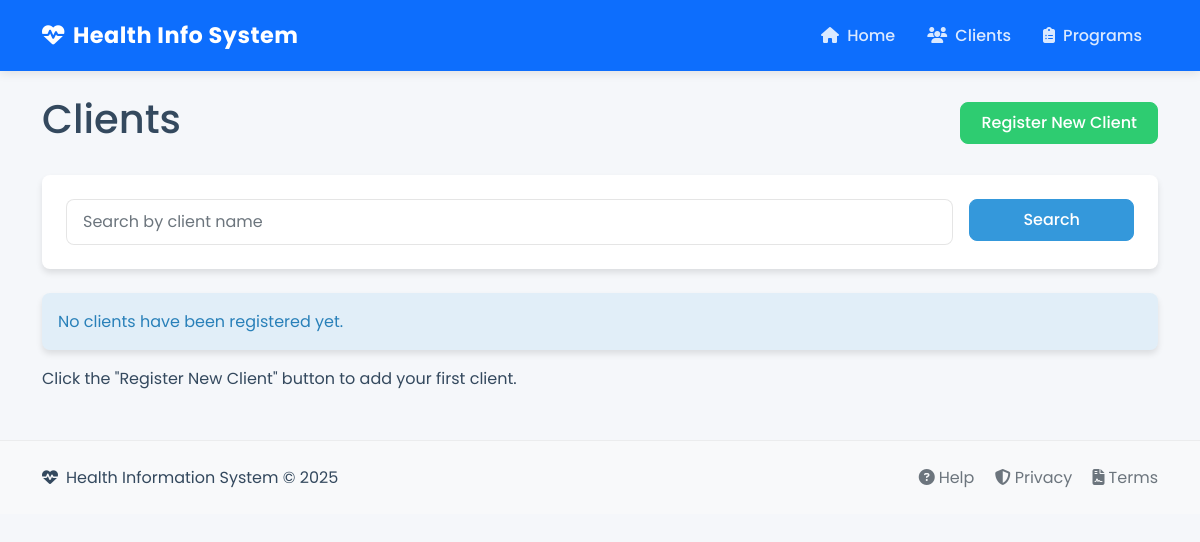
The app's page /clients, older data.
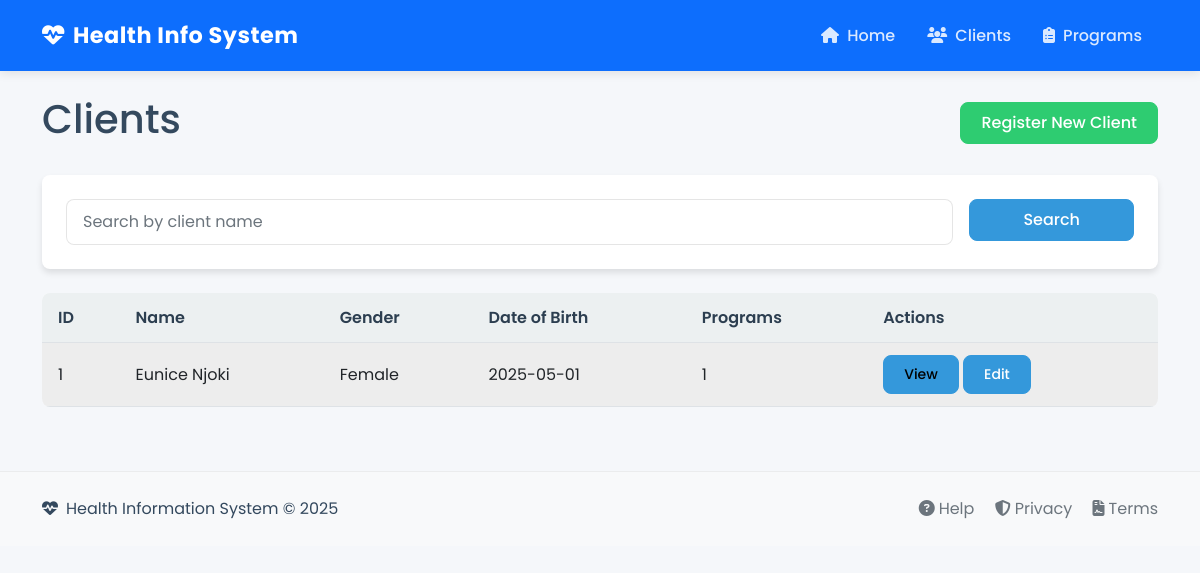
The same page, newer data.
### models/client.py (models this page shows, shortened)
class Client(db.Model):
    id = db.Column(db.Integer, primary_key=True)
    first_name = db.Column(db.String(50), nullable=False)
    last_name = db.Column(db.String(50), nullable=False)
    date_of_birth = db.Column(db.Date, nullable=False)
    gender = db.Column(db.String(10), nullable=False)
    phone = db.Column(db.String(15))
    email = db.Column(db.String(120))
    address = db.Column(db.String(200))
    created_at = db.Column(db.DateTime, default=datetime.utcnow)
    updated_at = db.Column(db.DateTime, default=datetime.utcnow, onupdate=datetime.utcnow)
    programs = db.relationship('Program', secondary=client_program,
                              backref=db.backref('clients', lazy='dynamic'))

### routes/web.py (the view)
@web.route('/clients')
def clients():
    search_term = request.args.get('search', '')
    if search_term:
        clients = ClientService.search_clients(search_term)
    else:
        clients = ClientService.get_all_clients()
    return render_template('clients.html', clients=clients, search_term=search_term)

### services/client_service.py (called while the page is built)
    @staticmethod
    def get_all_clients():
        return Client.query.all()

### templates/clients.html (shortened to what this page needs)
{% extends 'base.html' %}
{% block content %}
<div class="d-flex justify-content-between align-items-center mb-4">
    <h1>Clients</h1>
    <a href="{{ url_for('web.add_client') }}" class="btn btn-success">Register New Client</a>
</div>
<div class="card mb-4">
    <div class="card-body">
        <form method="get" action="{{ url_for('web.clients') }}" class="row g-3">
            <div class="col-md-10">
                <input type="text" class="form-control" id="search" name="search"
                    placeholder="Search by client name" value="{{ search_term }}">
            </div>
            <div class="col-md-2">
                <button type="submit" class="btn btn-primary w-100">Search</button>
            </div>
        </form>
    </div>
</div>
{% if clients %}
    <div class="table-responsive">
        <table class="table table-striped table-hover">
            <thead>
                <tr>
                    <th>ID</th>
                    <th>Name</th>
                    <th>Gender</th>
                    <th>Date of Birth</th>
                    <th>Programs</th>
                    <th>Actions</th>
                </tr>
            </thead>
            <tbody>
                {% for client in clients %}
                <tr>
                    <td>{{ client.id }}</td>
                    <td>{{ client.first_name }} {{ client.last_name }}</td>
                    <td>{{ client.gender }}</td>
                    <td>{{ client.date_of_birth }}</td>
                    <td>{{ client.programs|length }}</td>
                    <td>
                        <a href="{{ url_for('web.client_details', client_id=client.id) }}" class="btn btn-sm btn-info">View</a>
                        <a href="{{ url_for('web.edit_client', client_id=client.id) }}" class="btn btn-sm btn-primary">Edit</a>
                    </td>
                </tr>
                {% endfor %}
            </tbody>
        </table>
    </div>
{% else %}
    {% if search_term %}
        <div class="alert alert-warning">No clients found matching "{{ search_term }}".</div>
    {% else %}
        <div class="alert alert-info">No clients have been registered yet.</div>
        <p>Click the "Register New Client" button to add your first client.</p>
    {% endif %}
{% endif %}
{% endblock %}

### templates/base.html (shortened to what this page needs)
<!DOCTYPE html>
<html lang="en">
<head>
    <link rel="stylesheet" href="https://cdn.jsdelivr.net/npm/bootstrap@5.2.3/dist/css/bootstrap.min.css">
    <link rel="stylesheet" href="https://cdnjs.cloudflare.com/ajax/libs/font-awesome/6.4.0/css/all.min.css">
    <link rel="stylesheet" href="{{ url_for('static', filename='css/style.css') }}">
</head>
<body>
    <nav class="navbar navbar-expand-lg navbar-dark bg-primary mb-4">
        <div class="container">
            <a class="navbar-brand" href="{{ url_for('web.index') }}">
                <i class="fas fa-heartbeat me-2"></i>Health Info System
            </a>
            <div class="collapse navbar-collapse" id="navbarNav">
                <ul class="navbar-nav ms-auto">
                    <li class="nav-item">
                        <a class="nav-link" href="{{ url_for('web.index') }}">
                            <i class="fas fa-home me-1"></i> Home
                        </a>
                    </li>
                    <li class="nav-item">
                        <a class="nav-link" href="{{ url_for('web.clients') }}">
                            <i class="fas fa-users me-1"></i> Clients
                        </a>
                    </li>
                    <li class="nav-item">
                        <a class="nav-link" href="{{ url_for('web.programs') }}">
                            <i class="fas fa-clipboard-list me-1"></i> Programs
                        </a>
                    </li>
                </ul>
            </div>
        </div>
    </nav>
    <div class="container fade-in">
        {% block content %}{% endblock %}
    </div>
    <footer class="mt-5 py-4 bg-light text-center">
        <div class="container">
            <div class="row">
                <div class="col-md-6 text-md-start">
                    <p class="mb-0"><i class="fas fa-heartbeat me-2"></i>Health Information System &copy; 2025</p>
                </div>
                <div class="col-md-6 text-md-end">
                    <p class="mb-0">
                        <a href="#" class="text-decoration-none text-secondary me-3">
                            <i class="fas fa-question-circle me-1"></i>Help
                        </a>
                        <a href="#" class="text-decoration-none text-secondary me-3">
                            <i class="fas fa-shield-alt me-1"></i>Privacy
                        </a>
                        <a href="#" class="text-decoration-none text-secondary">
                            <i class="fas fa-file-contract me-1"></i>Terms
                        </a>
                    </p>
                </div>
            </div>
        </div>
    </footer>
</body>
</html>

### static/css/style.css (style rules this page uses)
:root { --primary-color: #2c3e50; --secondary-color: #3498db; --accent-color: #e74c3c; --success-color: #2ecc71; --warning-color: #f39c12; --light-color: #ecf0f1; --dark-color: #2c3e50; --text-color: #34495e; --border-radius: 0.5rem; --box-shadow: 0 4px 6px rgba(0, 0, 0, 0.1); --transition: all 0.3s ease; }
body { font-family: 'Poppins', 'Segoe UI', Tahoma, Geneva, Verdana, sans-serif; background-color: #f5f7fa; color: var(--text-color); line-height: 1.6; }
.navbar { box-shadow: 0 2px 10px rgba(0, 0, 0, 0.1); padding: 0.8rem 1rem; }
.navbar-brand { font-weight: 700; font-size: 1.4rem; letter-spacing: 0.5px; }
.navbar-dark .navbar-nav .nav-link { color: rgba(255, 255, 255, 0.85); font-weight: 500; padding: 0.5rem 1rem; transition: var(--transition); }
.card { border: none; border-radius: var(--border-radius); box-shadow: var(--box-shadow); transition: var(--transition); margin-bottom: 1.5rem; overflow: hidden; }
.card-body { padding: 1.5rem; }
.table { background-color: #fff; border-radius: var(--border-radius); overflow: hidden; }
.table th { background-color: var(--light-color); color: var(--primary-color); font-weight: 600; border-top: none; padding: 0.75rem 1rem; }
.table td { padding: 0.75rem 1rem; vertical-align: middle; }
.table-striped tbody tr:nth-of-type(odd) { background-color: rgba(0, 0, 0, 0.02); }
.btn { font-weight: 500; padding: 0.5rem 1.25rem; border-radius: var(--border-radius); transition: var(--transition); }
.btn-primary { background-color: var(--secondary-color); border-color: var(--secondary-color); }
.btn-success { background-color: var(--success-color); border-color: var(--success-color); }
.btn-info { background-color: #3498db; border-color: #3498db; }
.form-control { border-radius: var(--border-radius); padding: 0.6rem 1rem; border: 1px solid rgba(0, 0, 0, 0.1); }
footer { background-color: #fff; border-top: 1px solid rgba(0, 0, 0, 0.05); color: var(--text-color); padding: 1.5rem 0; margin-top: 3rem; }
.fade-in { animation: fadeIn 0.5s ease-in; }

Row changes from the older to the newer data that the page shows:
added Client: id "1", first_name "Eunice", last_name "Njoki", gender "Female", date_of_birth "2025-05-01", programs|length "1"
Text that changed along with them:
text no longer shown: "No clients have been registered yet. Click the \"Register New Client\" button to add your first client."
text now shown: "ID Name Gender Date of Birth Programs Actions"
